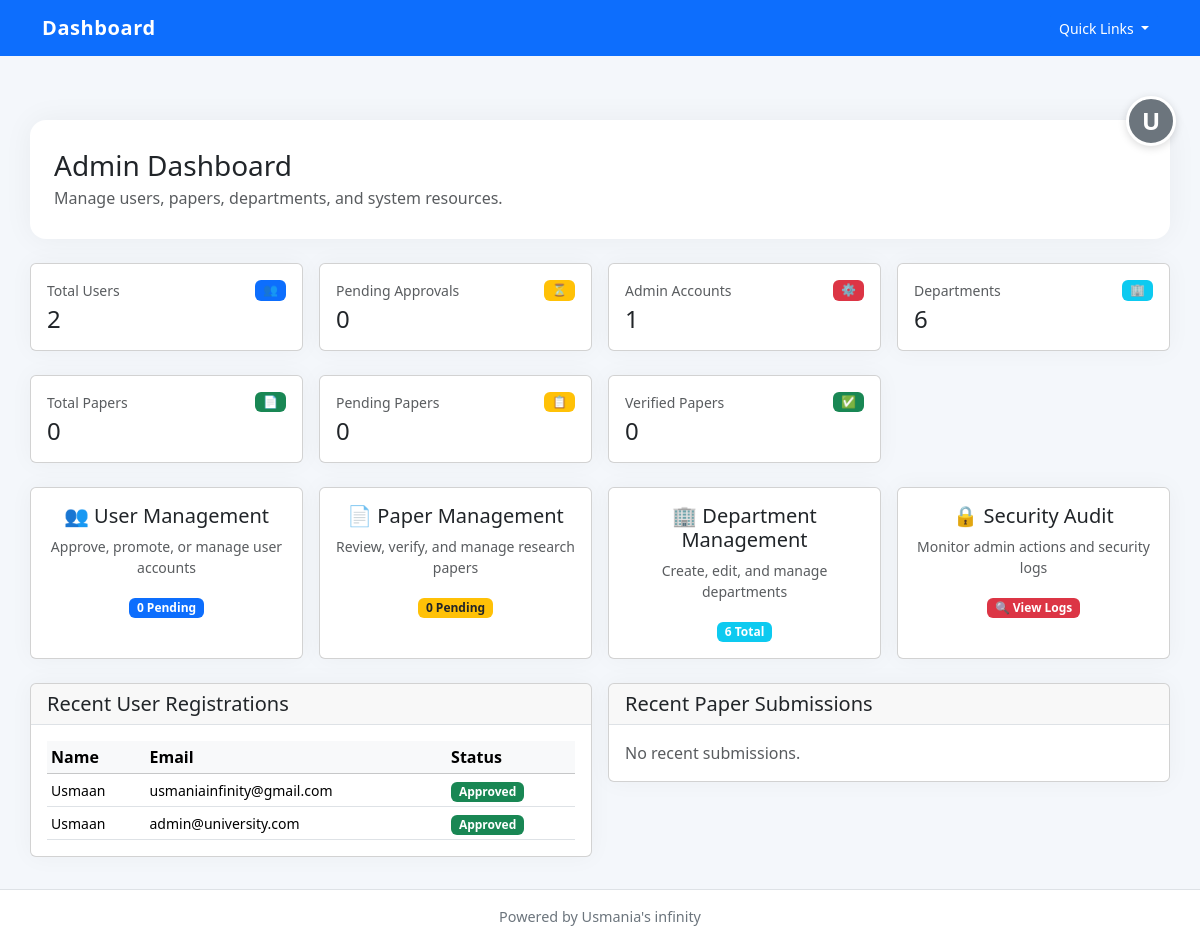
Before: /admin/ (signed in) with the older database file.
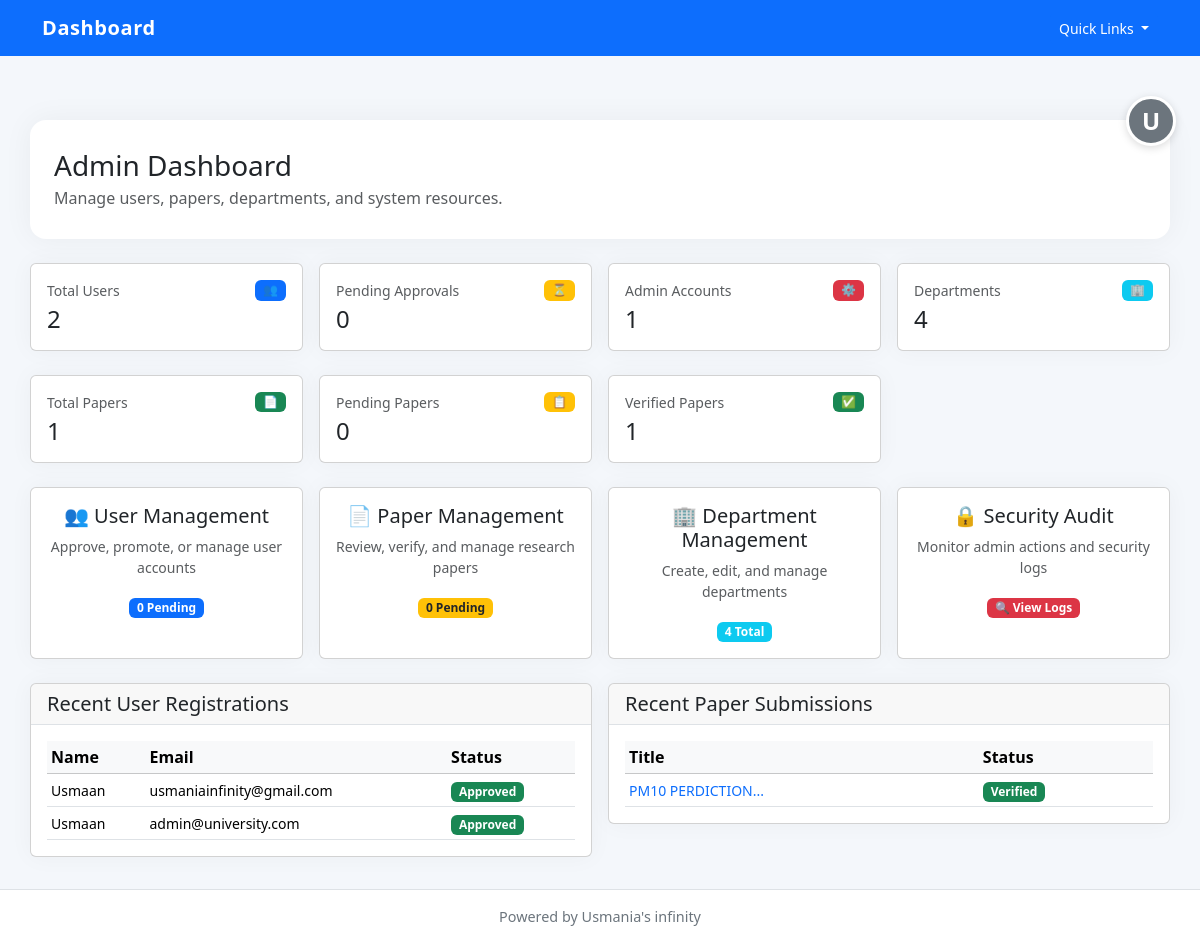
After: the same page with the newer database file.
### app/models.py (models this page shows)
class User(UserMixin, db.Model):
    __tablename__ = "users"
    id = db.Column(db.Integer, primary_key=True)
    name = db.Column(db.String(150), nullable=False)
    email = db.Column(db.String(150), unique=True, nullable=False)
    password = db.Column(db.String(255), nullable=False)
    role = db.Column(db.String(50), default="faculty")  # faculty / admin
    department_id = db.Column(db.Integer, db.ForeignKey("departments.id"))
    papers = db.relationship("Paper", backref="author", lazy=True)
    approved = db.Column(db.Boolean, default=False)
    created_at = db.Column(db.DateTime, default=datetime.utcnow)

class Paper(db.Model):
    __tablename__ = "papers"
    id = db.Column(db.Integer, primary_key=True)
    title = db.Column(db.String(500))
    authors = db.Column(db.Text)
    year = db.Column(db.Integer)
    abstract = db.Column(db.Text)
    pdf_path = db.Column(db.String(500))
    link = db.Column(db.String(500))
    verified = db.Column(db.Boolean, default=False)
    department_id = db.Column(db.Integer, db.ForeignKey("departments.id"))
    user_id = db.Column(db.Integer, db.ForeignKey("users.id"))
    created_at = db.Column(db.DateTime, default=datetime.utcnow)

### app/routes/admin.py (the view)
@admin_bp.route("/")
@login_required
def dashboard():
    if current_user.role != "admin":
        return redirect(url_for("auth.dashboard"))
    total_users = User.query.count()
    pending_users = User.query.filter_by(approved=False).count()
    admin_count = User.query.filter_by(role="admin").count()
    total_papers = Paper.query.count()
    pending_papers = Paper.query.filter_by(verified=False).count()
    verified_papers = Paper.query.filter_by(verified=True).count()
    total_departments = Department.query.count()
    recent_users = User.query.order_by(User.created_at.desc()).limit(5).all()
    recent_papers = Paper.query.order_by(Paper.created_at.desc()).limit(5).all()
    stats = {
        'total_users': total_users,
        'pending_users': pending_users,
        'admin_count': admin_count,
        'total_papers': total_papers,
        'pending_papers': pending_papers,
        'verified_papers': verified_papers,
        'total_departments': total_departments,
    }
    return render_template("admin_dashboard.html", stats=stats, recent_users=recent_users, recent_papers=recent_papers)

### app/routes/auth.py (called while the page is built)
@login_manager.user_loader
def load_user(user_id):
    return User.query.get(int(user_id))

### app/templates/admin_dashboard.html (shortened to what the changed rows need)
{% extends "base.html" %}
{% block content %}
<div class="page-header">
    <div>
        <h1 class="h3 mb-1">Admin Dashboard</h1>
    </div>
</div>
<div class="row g-3 mb-4">
    <div class="col-md-6 col-lg-3">
        <div class="card card-shadow h-100">
            <div class="card-body">
                <div class="d-flex justify-content-between align-items-start">
                    <div>
                        <p class="text-muted small mb-1">Departments</p>
                        <h3 class="h4 mb-0">{{ stats.total_departments }}</h3>
                    </div>
                </div>
            </div>
        </div>
    </div>
</div>
<div class="row g-3 mb-4">
    <div class="col-md-6 col-lg-3">
        <div class="card card-shadow h-100">
            <div class="card-body">
                <div class="d-flex justify-content-between align-items-start">
                    <div>
                        <p class="text-muted small mb-1">Total Papers</p>
                        <h3 class="h4 mb-0">{{ stats.total_papers }}</h3>
                    </div>
                </div>
            </div>
        </div>
    </div>
    <div class="col-md-6 col-lg-3">
        <div class="card card-shadow h-100">
            <div class="card-body">
                <div class="d-flex justify-content-between align-items-start">
                    <div>
                        <p class="text-muted small mb-1">Verified Papers</p>
                        <h3 class="h4 mb-0">{{ stats.verified_papers }}</h3>
                    </div>
                </div>
            </div>
        </div>
    </div>
</div>
<div class="row g-3 mb-4">
    <div class="col-md-6 col-lg-3">
        <a href="{{ url_for('admin.view_departments') }}" class="card card-shadow text-decoration-none h-100 hover" style="transition: transform 0.2s, box-shadow 0.2s;">
            <div class="card-body text-center">
                <h5 class="card-title mb-2">🏢 Department Management</h5>
                <p class="card-text small text-muted">Create, edit, and manage departments</p>
                <span class="badge bg-info">{{ stats.total_departments }} Total</span>
            </div>
        </a>
    </div>
</div>
<div class="row g-3">
    <div class="col-lg-6">
        <div class="card card-shadow">
            <div class="card-body">
                {% if recent_users %}
                <div class="table-responsive">
                    <table class="table table-sm mb-0">
                        <thead class="table-light">
                            <tr>
                                <th>Name</th>
                                <th>Email</th>
                                <th>Status</th>
                            </tr>
                        </thead>
                        <tbody>
                            {% for user in recent_users %}
                            <tr>
                                <td><small>{{ user.name }}</small></td>
                                <td><small>{{ user.email }}</small></td>
                                <td>
                                    {% if user.approved %}
                                    <span class="badge bg-success">Approved</span>
                                    {% else %}
                                    <span class="badge bg-warning text-dark">Pending</span>
                                    {% endif %}
                                </td>
                            </tr>
                            {% endfor %}
                        </tbody>
                    </table>
                </div>
                {% else %}
                <p class="text-muted mb-0">No recent registrations.</p>
                {% endif %}
            </div>
        </div>
    </div>
    <div class="col-lg-6">
        <div class="card card-shadow">
            <div class="card-body">
                {% if recent_papers %}
                <div class="table-responsive">
                    <table class="table table-sm mb-0">
                        <thead class="table-light">
                            <tr>
                                <th>Title</th>
                                <th>Status</th>
                            </tr>
                        </thead>
                        <tbody>
                            {% for paper in recent_papers %}
                            <tr>
                                <td><small><a href="#" class="text-decoration-none">{{ paper.title[:30] }}...</a></small></td>
                                <td>
                                    {% if paper.verified %}
                                    <span class="badge bg-success">Verified</span>
                                    {% else %}
                                    <span class="badge bg-warning text-dark">Pending</span>
                                    {% endif %}
                                </td>
                            </tr>
                            {% endfor %}
                        </tbody>
                    </table>
                </div>
                {% else %}
                <p class="text-muted mb-0">No recent submissions.</p>
                {% endif %}
            </div>
        </div>
    </div>
</div>
{% endblock %}

### app/templates/base.html (shortened to what this page needs)
<!DOCTYPE html>
<html lang="en">
<head>
    <link href="https://cdn.jsdelivr.net/npm/bootstrap@5.3.3/dist/css/bootstrap.min.css" rel="stylesheet">
</head>
<body>
<nav class="navbar navbar-expand-lg navbar-dark bg-primary fixed-top">
    <div class="container">
        <a class="navbar-brand" href="{{ url_for('home') }}">Dashboard</a>
        <button class="navbar-toggler" type="button" data-bs-toggle="collapse" data-bs-target="#mainNav" aria-controls="mainNav" aria-expanded="false" aria-label="Toggle navigation">
        <div class="collapse navbar-collapse" id="mainNav">
            <div class="d-flex align-items-center ms-3">
                <div class="dropdown">
                    <button class="btn btn-light btn-sm dropdown-toggle" type="button" id="quickLinksDropdown" data-bs-toggle="dropdown" aria-expanded="false">
                        Quick Links
                    </button>
                </div>
            </div>
        </div>
    </div>
</nav>
<div class="profile-btn-container">
    {% if current_user.is_authenticated %}
    <a href="{{ url_for('auth.dashboard') }}" class="profile-btn" title="Profile">{{ current_user.name[0].upper() }}</a>
    {% else %}
    <a href="{{ url_for('auth.login') }}" class="profile-btn" title="Login">👤</a>
    {% endif %}
</div>
<div class="container content">
    {% block content %}{% endblock %}
</div>
<footer class="footer bg-white border-top">
    <div class="container">Powered by Usmania's infinity</div>
</footer>
</body>
</html>

Changed rows visible on the page:
added Paper: title "PM10 PERDICTION", verified "Verified"
Other visible differences:
{{ stats.total_departments }}: "6" → "4"
{{ stats.total_papers }}: "0" → "1"
{{ stats.verified_papers }}: "0" → "1"
text no longer shown: "No recent submissions."
text now shown: "Title Status"
